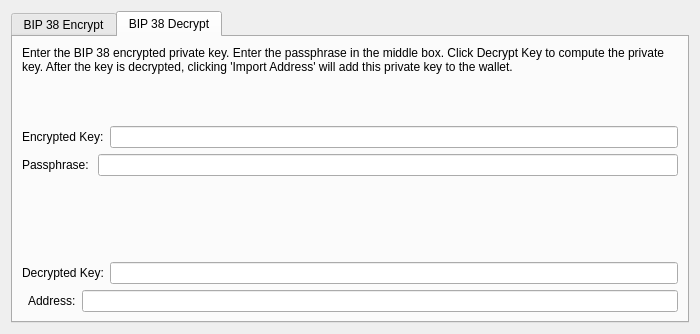
<?xml version="1.0" encoding="UTF-8"?>
<ui version="4.0">
 <class>Bip38ToolDialog</class>
 <widget class="QDialog" name="Bip38ToolDialog">
  <property name="geometry">
   <rect>
    <x>0</x>
    <y>0</y>
    <width>700</width>
    <height>334</height>
   </rect>
  </property>
  <property name="windowTitle">
   <string>BIP 38 Tool</string>
  </property>
  <property name="modal">
   <bool>true</bool>
  </property>
  <layout class="QVBoxLayout" name="verticalLayout">
   <item>
    <widget class="QTabWidget" name="tabWidget">
     <property name="currentIndex">
      <number>1</number>
     </property>
     <widget class="QWidget" name="tabBip38Encrypt">
      <attribute name="title">
       <string>BIP 38 Encrypt</string>
      </attribute>
      <layout class="QVBoxLayout" name="verticalLayout_SM">
       <item>
        <widget class="QLabel" name="infoLabel_ENC">
         <property name="text">
          <string>Enter a Diytube Address that you would like to encrypt using BIP 38. Enter a passphrase in the middle box. Press encrypt to compute the encrypted private key.</string>
         </property>
         <property name="textFormat">
          <enum>Qt::PlainText</enum>
         </property>
         <property name="wordWrap">
          <bool>true</bool>
         </property>
        </widget>
       </item>
       <item>
        <layout class="QHBoxLayout" name="horizontalLayout_1_ENC">
         <property name="spacing">
          <number>0</number>
         </property>
         <item>
          <widget class="QLabel" name="label_5">
           <property name="text">
            <string>Address:</string>
           </property>
          </widget>
         </item>
         <item>
          <widget class="QValidatedLineEdit" name="addressIn_ENC">
           <property name="toolTip">
            <string>The Diytube address to sign the message with</string>
           </property>
          </widget>
         </item>
         <item>
          <widget class="QtMaterialFlatButton" name="addressBookButton_ENC" native="true">
           <property name="toolTip">
            <string>Choose previously used address</string>
           </property>
           <property name="text" stdset="0">
            <string/>
           </property>
           <property name="icon" stdset="0">
            <iconset resource="../diytube.qrc">
             <normaloff>:/icons/address-book</normaloff>:/icons/address-book</iconset>
           </property>
           <property name="shortcut" stdset="0">
            <string>Alt+A</string>
           </property>
           <property name="autoDefault" stdset="0">
            <bool>false</bool>
           </property>
          </widget>
         </item>
         <item>
          <widget class="QtMaterialFlatButton" name="pasteButton_ENC" native="true">
           <property name="toolTip">
            <string>Paste address from clipboard</string>
           </property>
           <property name="text" stdset="0">
            <string/>
           </property>
           <property name="icon" stdset="0">
            <iconset resource="../diytube.qrc">
             <normaloff>:/icons/editpaste</normaloff>:/icons/editpaste</iconset>
           </property>
           <property name="shortcut" stdset="0">
            <string>Alt+P</string>
           </property>
           <property name="autoDefault" stdset="0">
            <bool>false</bool>
           </property>
          </widget>
         </item>
        </layout>
       </item>
       <item>
        <layout class="QHBoxLayout" name="horizontalLayout_5">
         <item>
          <widget class="QLabel" name="label_6">
           <property name="text">
            <string>Passphrase: </string>
           </property>
          </widget>
         </item>
         <item>
          <widget class="QLineEdit" name="passphraseIn_ENC">
           <property name="echoMode">
            <enum>QLineEdit::Password</enum>
           </property>
          </widget>
         </item>
        </layout>
       </item>
       <item>
        <layout class="QHBoxLayout" name="horizontalLayout_2_ENC">
         <property name="spacing">
          <number>0</number>
         </property>
         <item>
          <widget class="QLabel" name="encryptedKeyLabel_ENC">
           <property name="text">
            <string>Encrypted Key:</string>
           </property>
           <property name="textFormat">
            <enum>Qt::PlainText</enum>
           </property>
          </widget>
         </item>
         <item>
          <widget class="QLineEdit" name="encryptedKeyOut_ENC">
           <property name="font">
            <font>
             <italic>true</italic>
            </font>
           </property>
           <property name="readOnly">
            <bool>true</bool>
           </property>
          </widget>
         </item>
         <item>
          <widget class="QtMaterialFlatButton" name="copyKeyButton_ENC" native="true">
           <property name="toolTip">
            <string>Copy the current signature to the system clipboard</string>
           </property>
           <property name="text" stdset="0">
            <string/>
           </property>
           <property name="icon" stdset="0">
            <iconset resource="../diytube.qrc">
             <normaloff>:/icons/editcopy</normaloff>:/icons/editcopy</iconset>
           </property>
           <property name="autoDefault" stdset="0">
            <bool>false</bool>
           </property>
          </widget>
         </item>
        </layout>
       </item>
       <item>
        <layout class="QHBoxLayout" name="horizontalLayout_3_ENC">
         <item>
          <widget class="QtMaterialFlatButton" name="encryptKeyButton_ENC" native="true">
           <property name="toolTip">
            <string>Sign the message to prove you own this Diytube address</string>
           </property>
           <property name="text" stdset="0">
            <string>Encrypt Key</string>
           </property>
           <property name="icon" stdset="0">
            <iconset resource="../diytube.qrc">
             <normaloff>:/icons/edit</normaloff>:/icons/edit</iconset>
           </property>
           <property name="autoDefault" stdset="0">
            <bool>false</bool>
           </property>
          </widget>
         </item>
         <item>
          <widget class="QtMaterialFlatButton" name="clearButton_ENC" native="true">
           <property name="toolTip">
            <string>Reset all sign message fields</string>
           </property>
           <property name="text" stdset="0">
            <string>Clear All</string>
           </property>
           <property name="icon" stdset="0">
            <iconset resource="../diytube.qrc">
             <normaloff>:/icons/remove</normaloff>:/icons/remove</iconset>
           </property>
           <property name="autoDefault" stdset="0">
            <bool>false</bool>
           </property>
          </widget>
         </item>
         <item>
          <spacer name="horizontalSpacer_1_ENC">
           <property name="orientation">
            <enum>Qt::Horizontal</enum>
           </property>
           <property name="sizeHint" stdset="0">
            <size>
             <width>40</width>
             <height>48</height>
            </size>
           </property>
          </spacer>
         </item>
         <item>
          <widget class="QLabel" name="statusLabel_ENC">
           <property name="font">
            <font>
             <weight>75</weight>
             <bold>true</bold>
            </font>
           </property>
           <property name="text">
            <string/>
           </property>
           <property name="wordWrap">
            <bool>true</bool>
           </property>
          </widget>
         </item>
         <item>
          <spacer name="horizontalSpacer_2_ENC">
           <property name="orientation">
            <enum>Qt::Horizontal</enum>
           </property>
           <property name="sizeHint" stdset="0">
            <size>
             <width>40</width>
             <height>48</height>
            </size>
           </property>
          </spacer>
         </item>
        </layout>
       </item>
      </layout>
     </widget>
     <widget class="QWidget" name="tabBip38Decrypt">
      <attribute name="title">
       <string>BIP 38 Decrypt</string>
      </attribute>
      <layout class="QVBoxLayout" name="verticalLayout_VM">
       <item>
        <widget class="QLabel" name="infoLabel_DEC">
         <property name="text">
          <string>Enter the BIP 38 encrypted private key. Enter the passphrase in the middle box. Click Decrypt Key to compute the private key. After the key is decrypted, clicking 'Import Address' will add this private key to the wallet.</string>
         </property>
         <property name="textFormat">
          <enum>Qt::PlainText</enum>
         </property>
         <property name="alignment">
          <set>Qt::AlignLeading|Qt::AlignLeft|Qt::AlignTop</set>
         </property>
         <property name="wordWrap">
          <bool>true</bool>
         </property>
        </widget>
       </item>
       <item>
        <layout class="QHBoxLayout" name="horizontalLayout_3">
         <item>
          <widget class="QLabel" name="label_2">
           <property name="text">
            <string>Encrypted Key:</string>
           </property>
          </widget>
         </item>
         <item>
          <widget class="QValidatedLineEdit" name="encryptedKeyIn_DEC">
           <property name="toolTip">
            <string>The Diytube address the message was signed with</string>
           </property>
          </widget>
         </item>
        </layout>
       </item>
       <item>
        <layout class="QHBoxLayout" name="horizontalLayout">
         <item>
          <widget class="QLabel" name="label">
           <property name="text">
            <string>Passphrase: </string>
           </property>
          </widget>
         </item>
         <item>
          <widget class="QLineEdit" name="passphraseIn_DEC">
           <property name="echoMode">
            <enum>QLineEdit::Password</enum>
           </property>
          </widget>
         </item>
        </layout>
       </item>
       <item>
        <layout class="QHBoxLayout" name="horizontalLayout_2_DEC">
         <item>
          <widget class="QtMaterialFlatButton" name="decryptKeyButton_DEC" native="true">
           <property name="toolTip">
            <string>Verify the message to ensure it was signed with the specified Diytube address</string>
           </property>
           <property name="text" stdset="0">
            <string>Decrypt Key</string>
           </property>
           <property name="icon" stdset="0">
            <iconset resource="../diytube.qrc">
             <normaloff>:/icons/transaction_0</normaloff>:/icons/transaction_0</iconset>
           </property>
           <property name="autoDefault" stdset="0">
            <bool>false</bool>
           </property>
          </widget>
         </item>
         <item>
          <widget class="QtMaterialFlatButton" name="clearButton_DEC" native="true">
           <property name="toolTip">
            <string>Reset all verify message fields</string>
           </property>
           <property name="text" stdset="0">
            <string>Clear All</string>
           </property>
           <property name="icon" stdset="0">
            <iconset resource="../diytube.qrc">
             <normaloff>:/icons/remove</normaloff>:/icons/remove</iconset>
           </property>
           <property name="autoDefault" stdset="0">
            <bool>false</bool>
           </property>
          </widget>
         </item>
         <item>
          <spacer name="horizontalSpacer_1_DEC">
           <property name="orientation">
            <enum>Qt::Horizontal</enum>
           </property>
           <property name="sizeHint" stdset="0">
            <size>
             <width>40</width>
             <height>48</height>
            </size>
           </property>
          </spacer>
         </item>
         <item>
          <widget class="QLabel" name="statusLabel_DEC">
           <property name="font">
            <font>
             <weight>75</weight>
             <bold>true</bold>
            </font>
           </property>
           <property name="text">
            <string/>
           </property>
           <property name="wordWrap">
            <bool>true</bool>
           </property>
          </widget>
         </item>
         <item>
          <spacer name="horizontalSpacer_2_DEC">
           <property name="orientation">
            <enum>Qt::Horizontal</enum>
           </property>
           <property name="sizeHint" stdset="0">
            <size>
             <width>40</width>
             <height>48</height>
            </size>
           </property>
          </spacer>
         </item>
        </layout>
       </item>
       <item>
        <layout class="QHBoxLayout" name="horizontalLayout_2">
         <item>
          <widget class="QLabel" name="label_3">
           <property name="text">
            <string>Decrypted Key:</string>
           </property>
          </widget>
         </item>
         <item>
          <widget class="QValidatedLineEdit" name="decryptedKeyOut_DEC"/>
         </item>
        </layout>
       </item>
       <item>
        <layout class="QHBoxLayout" name="horizontalLayout_4">
         <item>
          <widget class="QtMaterialFlatButton" name="importAddressButton_DEC" native="true">
           <property name="text" stdset="0">
            <string>Import Address</string>
           </property>
          </widget>
         </item>
         <item>
          <widget class="QLabel" name="label_4">
           <property name="text">
            <string>Address:</string>
           </property>
          </widget>
         </item>
         <item>
          <widget class="QLineEdit" name="addressOut_DEC"/>
         </item>
        </layout>
       </item>
      </layout>
     </widget>
    </widget>
   </item>
  </layout>
 </widget>
 <customwidgets>
  <customwidget>
   <class>QtMaterialFlatButton</class>
   <extends>QWidget</extends>
   <header>qtmaterialflatbutton.h</header>
  </customwidget>
  <customwidget>
   <class>QValidatedLineEdit</class>
   <extends>QLineEdit</extends>
   <header>qvalidatedlineedit.h</header>
  </customwidget>
 </customwidgets>
 <resources>
  <include location="../diytube.qrc"/>
 </resources>
 <connections/>
</ui>
